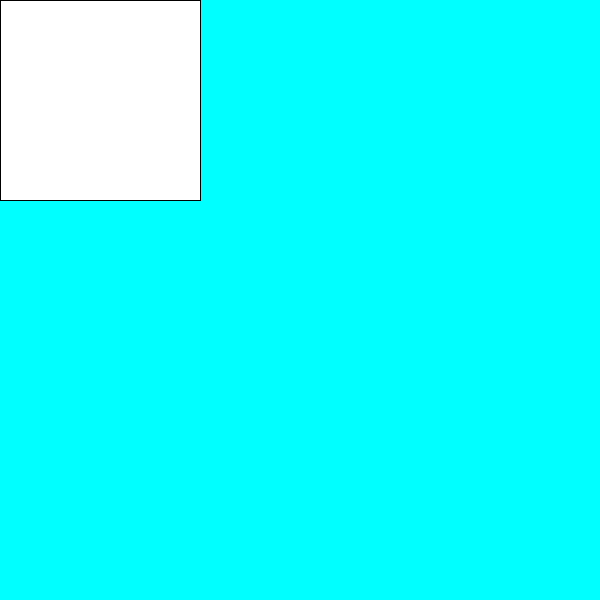
Frame 1 (no input)
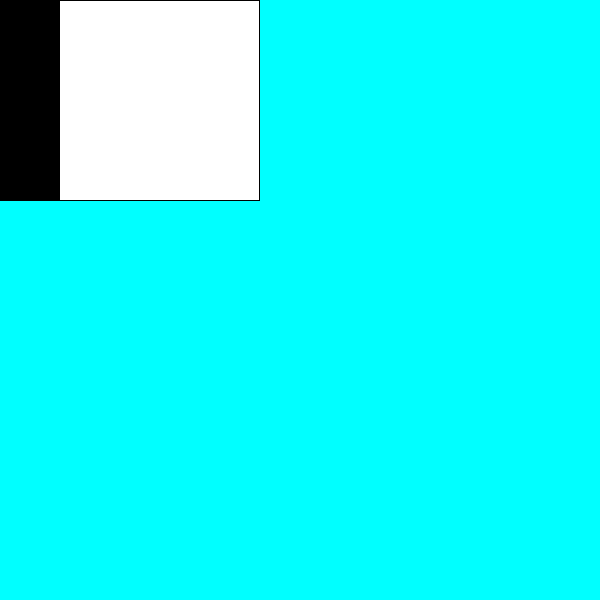
Frame 60 (the mouse pressed at the canvas centre just before this capture)
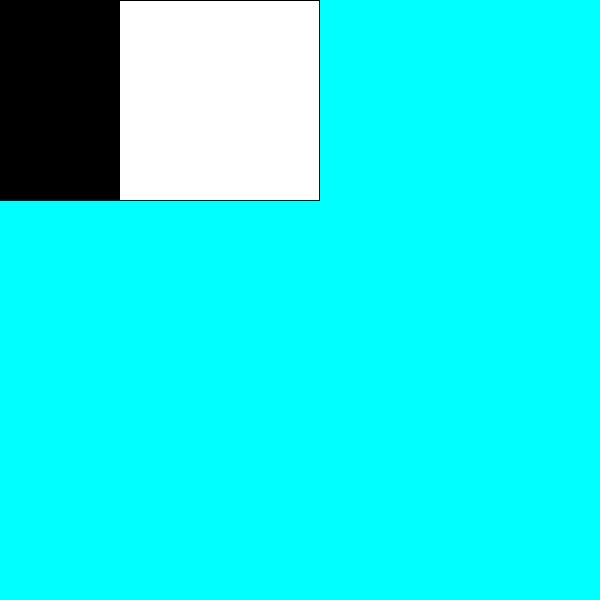
Frame 120 (the mouse held since frame 60 and released just before this capture)

The Processing sketch that drew these frames (run headless with seeded random() and noise(); from frame 60 on, the mouse is pressed at the canvas centre):

// Processing sketch: sketch_210714b
// ── sketch_210714b.pde
//Zamboni ride WITHOUT BUGS!

float rectX = 0;
float rectY = 0;
float rectSpeed = 1;

void setup(){
  frameRate(180);
  size(600,600);
  background(0,255,255);
}

void draw(){
  rect(rectX, rectY, 200, 200);
  rectX = rectX + rectSpeed;

if (rectX > width) {
  rectY = rectY + 100;
  rectSpeed = rectSpeed -1;
}

if (rectX < -201) {
  rectY = rectY + 100;
  rectSpeed = rectSpeed + 1;
}
}
